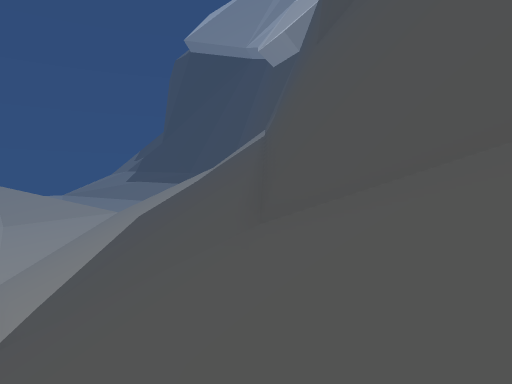
View 1 (above)

12 first-person views from a walk through a Unity game level. The camera is 1.2 m above the floor, looks level and sees 70° across. The floor is counted in squares, 2 m on a side. Each view is taken from the middle of a square. On the plan, view 1 faces up. The plan holds only what a view shows up to about 10 squares ahead; the rest is blank. The place goes on beyond the plan. The player character is not drawn.

View 2
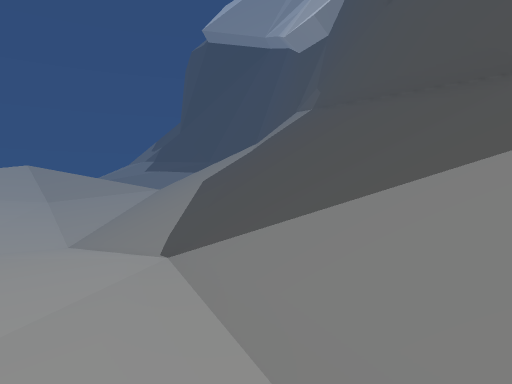

View 3
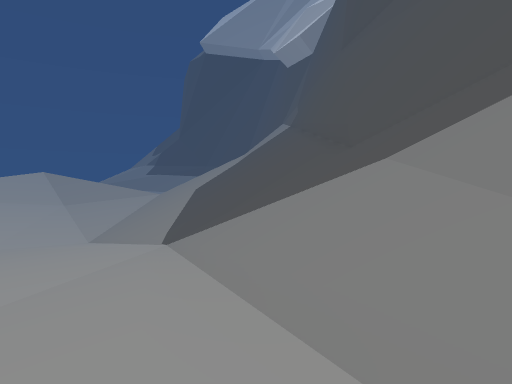

View 4
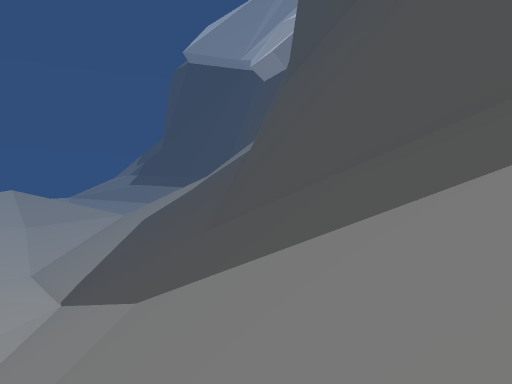

View 5
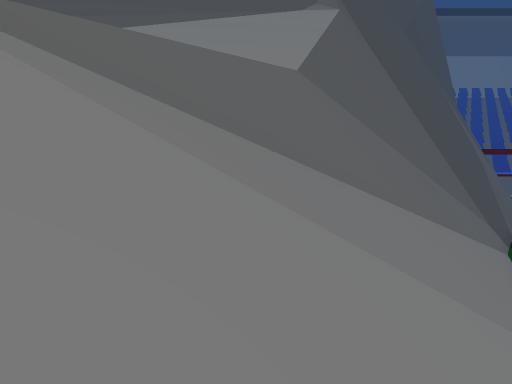

View 6
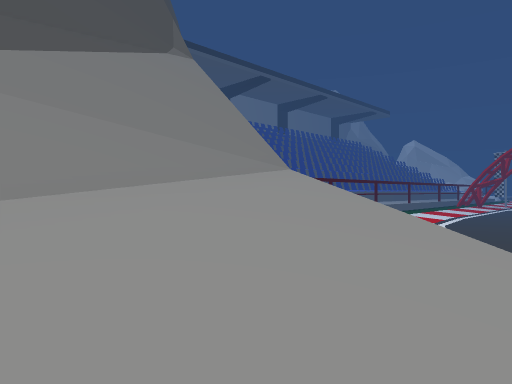

View 7
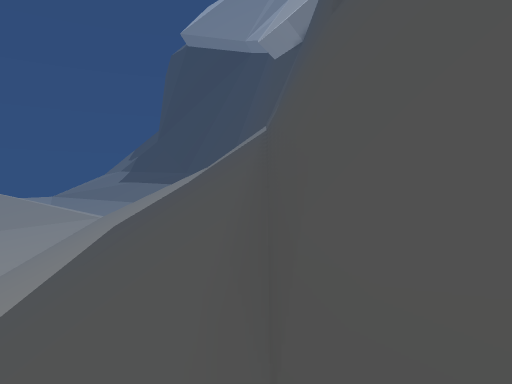

View 8
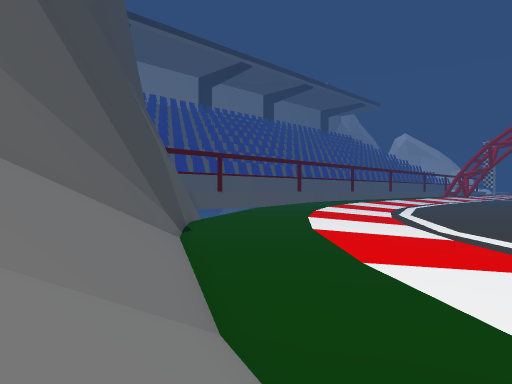

View 9
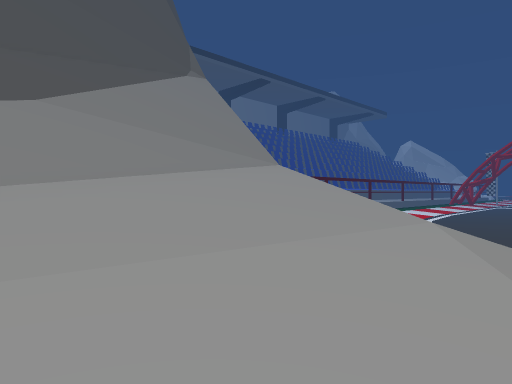

View 10
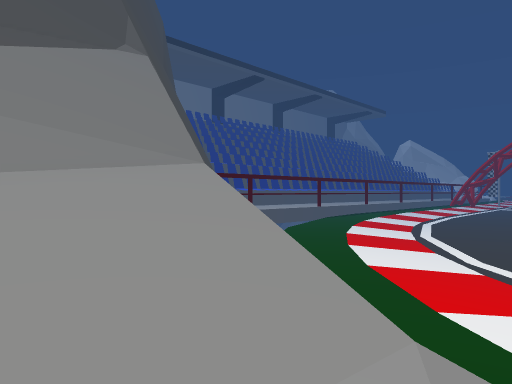

View 11
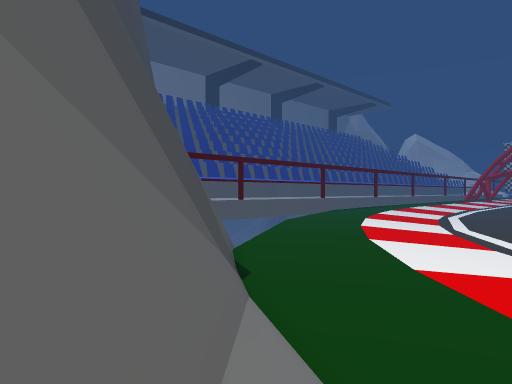

View 12
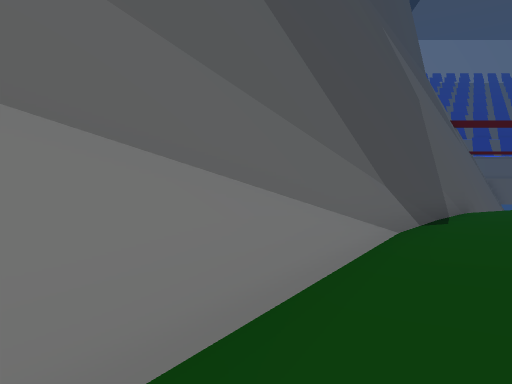

### Floor plan
Key: @ floor where view 1 was taken; # wall or solid block; . main floor; - floor 1 m lower than the main floor; : floor 4.75 m higher than the main floor; + floor 5.5 m higher than the main floor; * floor 6.25 m higher than the main floor; % floor 7 m higher than the main floor; / step, stairs or slope; v drop or lower ground.
Columns run from 7 left of view 1 to 8 right of it. Each row starts with its distance up from view 1.
 13  ///////#
 12  ///////#
 11  ///////#
 10 ////////#
  9 :///////#
  8 :://////#
  7 :://///##
  6 :::////##
  5 :::////##
  4 :::+///##
  3 :::+////#
  2 ::++////##
  1 ::++*////#
  0 ::+**//@/##
 -1 ::+**////##
 -2  :+**/////#
 -3  ///*%////##
 -4 ///##//////#
 -5  ///##vv///#
 -6   ////#vvv/
 -7   .////##vvv
 -8   ...///##vvv
 -9   .....//##
-10   ......./##
-11   ......../##
-12   ..........##
-13   ...........##
-14    ...........##
-15    -.. ....  ..#
-16    -.  ...
-17        ..

Positions as (right, up) in squares from view 1, and headings:
1: (0, 0), facing up
2: (-3, 0), facing up
3: (-2, -4), facing up
4: (1, -4), facing up
5: (-7, -4), facing right
6: (-5, 0), facing down-right
7: (0, 3), facing up
8: (-6, -5), facing down-right
9: (-7, 2), facing down-right
10: (-6, -1), facing down-right
11: (-2, -6), facing down-right
12: (-2, -9), facing right
